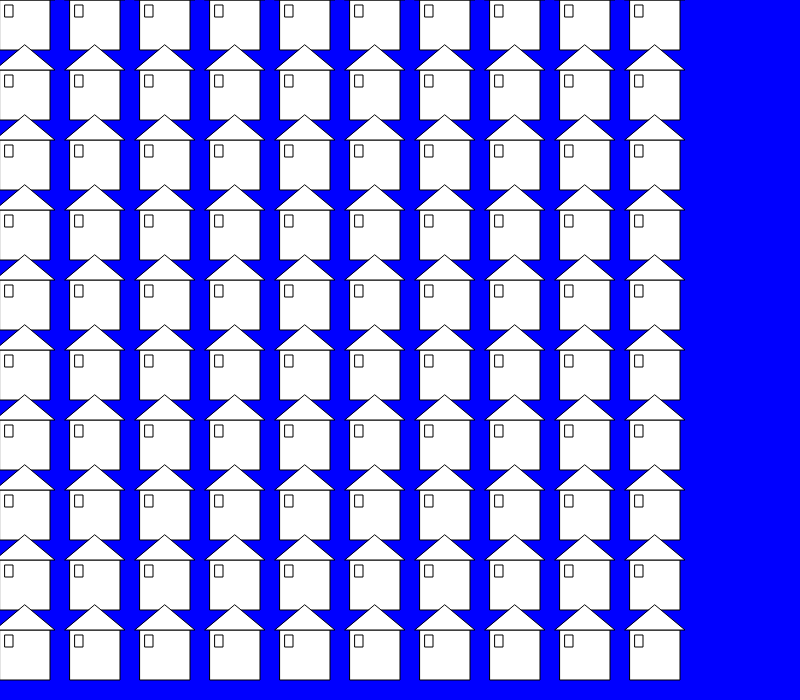
Frame 1 (no input)
Frame 60 (no input): identical to frame 1, image omitted
Frame 120 (the mouse pressed at the canvas centre since frame 60): identical to frame 1, image omitted

The p5.js sketch that drew this single still picture (run headless with seeded random() and noise() and a simulated clock; from frame 60 on, the mouse is pressed at the canvas centre):

// p5.js sketch
// ── sketch.js
function setup() {
  	createCanvas(800, 700);
}

function draw() {
	background(0, 0, 255);

	for (var i=0; i<10; i++) {
		for (var j=0; j<10; j++) {
			push();
			translate(70*i, 70*j);
			house();
			pop();
		}
	}	
}

function house() {
	rect(0, 0, 50, 50);
	triangle(-5, 0, 55, 0, 25, -25);
	rect(5, 5, 8, 12);
}
